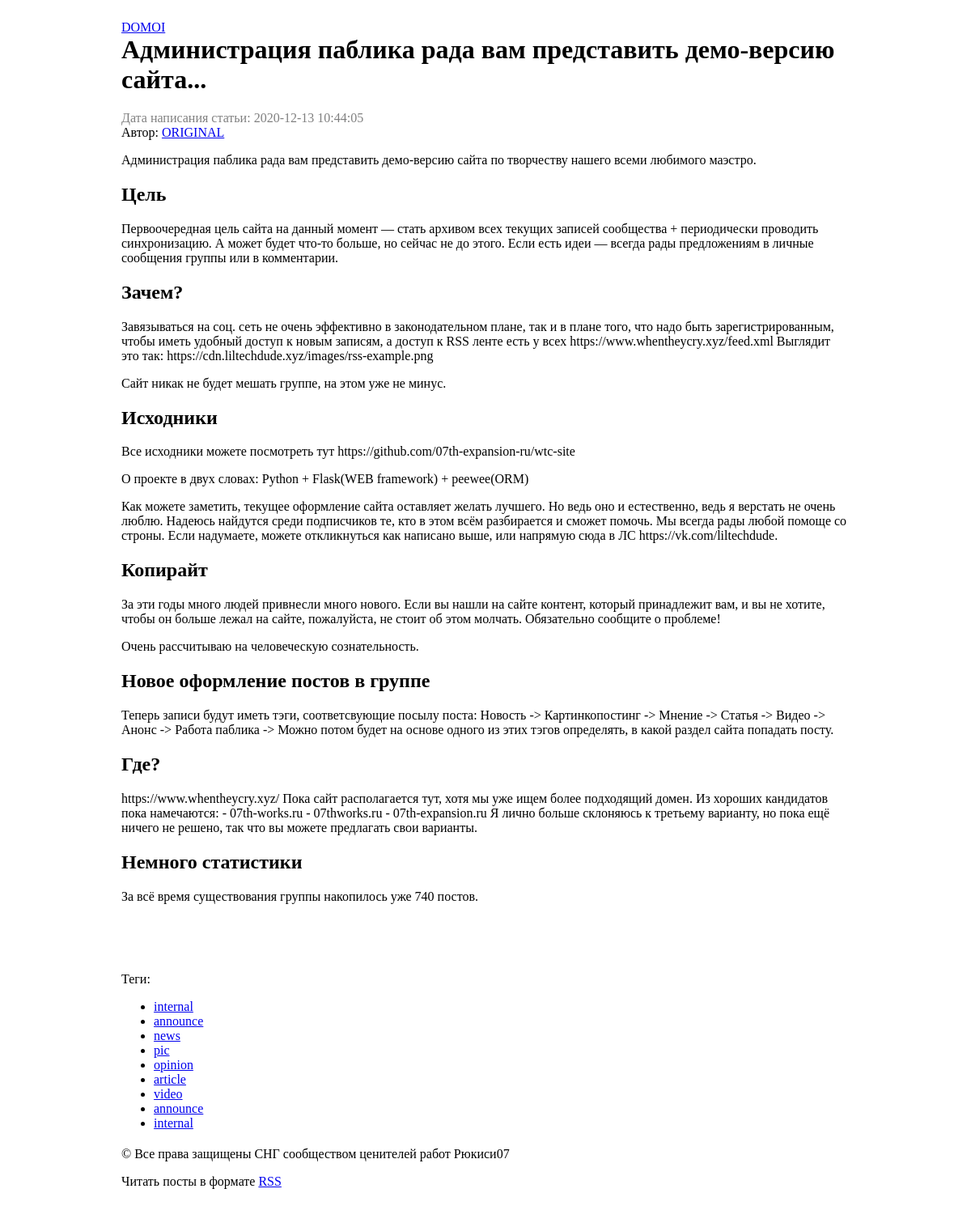
The page /post/6562 on the database its author committed.
### db.py (models this page shows)
class BaseModel(Model):
    class Meta:
        database = database

class Post(BaseModel):
    id = AutoField(unique=True)
    date = DateField()
    owner_id = IntegerField()
    vk_id = IntegerField()
    title = CharField()
    text = TextField()

class Tags(BaseModel):
    id = AutoField(unique=True)
    vk_id = ForeignKeyField(Post, backref='tags')
    name = CharField()

### app.py (the view)
@app.route('/post/<int:post_id>')
def get_post(post_id):
    query = Post.get(Post.vk_id==post_id)
    title = query.title
    body = query.text
    date = (datetime
            .utcfromtimestamp(query.date)
            .strftime('%Y-%m-%d %H:%M:%S'))
    author = authorizify(query.owner_id)
    tags = Tags.select().where(Tags.vk_id==post_id)
    att = Attachments.select().where(Attachments.vk_id==post_id)
    return render_template('post.html',
                           title=title,
                           date=date,
                           author=author,
                           body=body,
                           tags=tags,
                           att=att)

### app.py (called while the page is built)
def authorizify(id: int) -> str:
    authors = {
        -144705371: ["https://vk.com/ryukishi07", "ORIGINAL"],
        -81413361: ["https://vk.com/id70251320", "Алексей Кулешов"],
        -89327841: ["https://vk.com/xx_gensokyo_xx", "EXTREME RUSSIAN FANDOM FOR TOUHOU"],
        -192241227:["https://vk.com/clocktowerzines", "Clock Tower Zines | TYPE-MOON zine | WTCZINE"]
    }
    if id in authors:
        return authors[id]
    else:
        return ["https://vk.com/ryukishi07", "АВТОР ПОКА НЕ НАЙДЕН"]

### templates/post.html (shortened to what this page needs)
{% extends "base.html" %}
{% block post_title %} {{ title | safe }} {% endblock %}
{% block content %}
<div class="date">Дата написания статьи: {{ date }} </div>
<div class="author">Автор: <a href="{{ author[0] }}"> {{ author[1] }} </a></div>
{{ body | markdown }}
{% for at in att %}
<p>
</p>
{% endfor %}
Теги:
<ul>
{% for tag in tags %}
<li><a href="/tag/{{ tag.name }}">{{ tag.name }}</a></li>
{% endfor %}
</ul>
{% endblock %}

### static/style.css (style rules this page uses)
body { background-color: white; margin: 25px 150px 75px }
.date { color: grey; style: italic; }

### rows shown on the page
Post: title "Администрация паблика рада вам представить демо-версию сайта...", text "Администрация паблика рада вам представить демо-версию сайта по творчеству нашего всеми любимого маэстро. Цель Первоочередная цель сайта на данный момент — стать архивом всех текущих записей сообщества + периодически проводить синхронизацию. А может будет что-то больше, но сейчас не до этого. Если есть идеи — всегда рады предложениям в личные сообщения группы или в комментарии. Зачем? Завязываться на соц. сеть не очень эффективно в законодательном плане, так и в плане того, что надо быть зарегистрированным, чтобы иметь удобный доступ к новым записям, а доступ к RSS ленте есть у всех https://www.whentheycry.xyz/feed.xml Выглядит это так: https://cdn.liltechdude.xyz/images/rss-example.png…"
Tags: name "internal"
Tags: name "announce"
Tags: name "news"
Tags: name "pic"
Tags: name "opinion"
Tags: name "article"
Tags: name "video"
Tags: name "announce"
Tags: name "internal"

### other values the page prints
{{ date }} "2020-12-13 10:44:05"
{{ author[1] }} "ORIGINAL"
